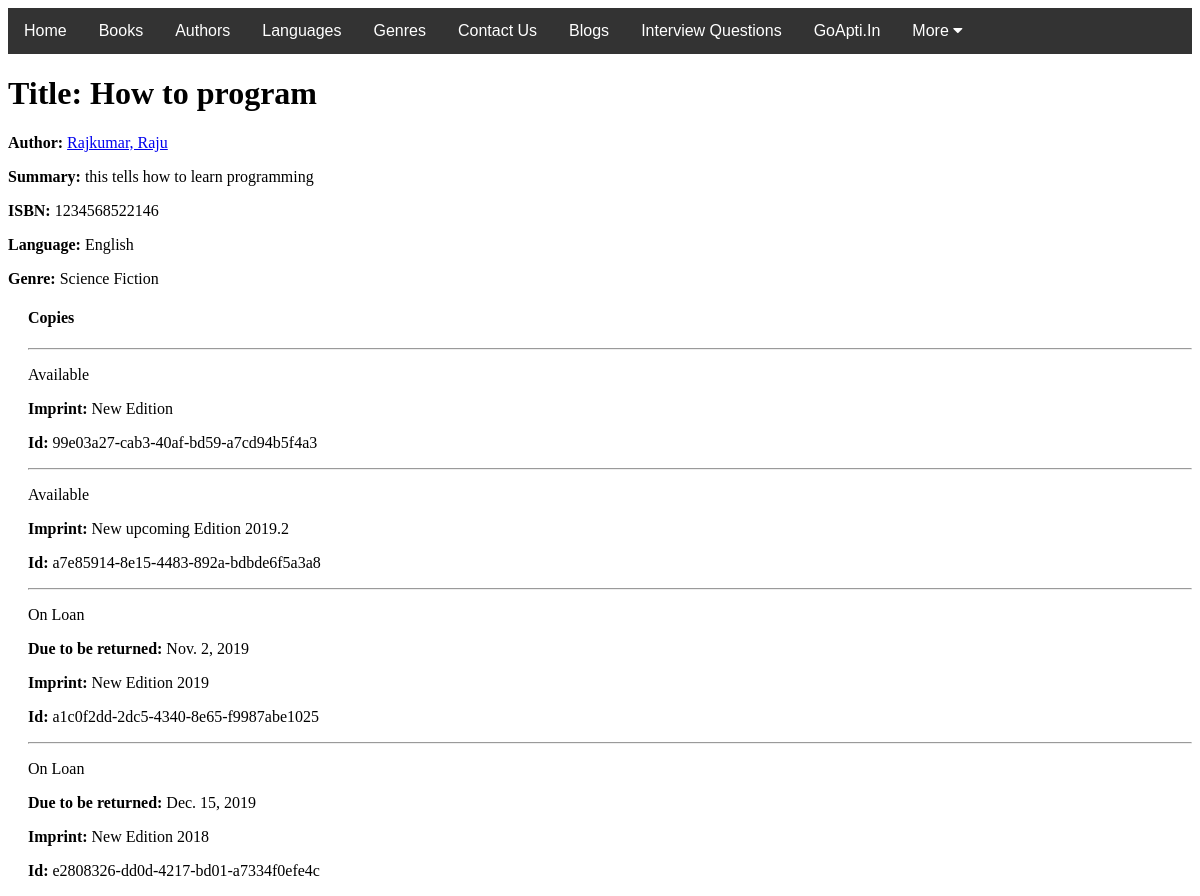
The page /catalog/book/9 on the database its author committed.
### catalog/models.py (models this page shows, shortened)
class Book(models.Model):
    title = models.CharField(max_length=200)
    author = models.ForeignKey('Author', on_delete=models.SET_NULL, null=True)
    summary = models.TextField(max_length=1000, help_text='Enter a brief description os the book')
    isbn = models.CharField('ISBN',max_length=13,help_text='13 Character ISBN number. International Standard Book Number.')
    genre = models.ManyToManyField(Genre, help_text='Select a genre for this Boook')
    language = models.ForeignKey('Language', on_delete=models.SET_NULL, null=True)
    def display_genre(self):
        return ', '.join(genre.name for genre in self.genre.all()[:3])
    display_genre.short_description = 'Genre'

class Author(models.Model):
    first_name = models.CharField(max_length=100)
    last_name = models.CharField(max_length=100)
    date_of_birth = models.DateField(null=True, blank=True)
    date_of_death = models.DateField('Died', null=True, blank=True)
    class Meta:
        ordering = ['first_name', 'last_name']
    def __str__(self):
        return f'{self.first_name}, {self.last_name}'

class Language(models.Model):
    name = models.CharField(max_length=200, help_text="Enter the book's natural language (e.g. English, French, Japanese etc.)")
    def __str__(self):
        return self.name

class Genre(models.Model):
    name = models.CharField(max_length=200, help_text='Enter a book genre (e.g Science Fiction)')
    def __str__(self):
        return self.name

class BookInstance(models.Model):
    id = models.UUIDField(primary_key=True, default=uuid.uuid4, help_text='Unique ID for this Book across whole Library')
    book = models.ForeignKey('Book', on_delete=models.SET_NULL, null=True)
    imprint = models.CharField(max_length=200)
    due_back = models.DateField(null=True, blank=True)
    borrower = models.ForeignKey(User, on_delete=models.SET_NULL, null= True, blank=True)
    LOAN_STATUS = (
        ('m', 'Maintenance'),
        ('o', 'On Loan'),
        ('a', 'Available'),
        ('r','Reserved')
    )
    status = models.CharField(
        max_length=1,
        choices=LOAN_STATUS,
        blank=True,
        default='m',
        help_text='Book Availability',
    )
    class Meta:
        ordering = ['due_back']
        permissions = (("can_mark_returned", "Set book as returned"), )

### catalog/views.py (the view, shortened to what this page needs)
# urls.py: path('book/<int:pk>', views.BookDetailView.as_view(), name='book-detail'),
class BookDetailView(generic.DetailView):                                         # Detailed view of the available books
    model = Book

### catalog/templates/catalog/book_detail.html
{% extends "base_generic.html" %}
{% block content %}
  <h1>Title: {{ book.title }}</h1>
  <p><strong>Author:</strong> <a href="{% url 'author-detail' book.author.pk %}">{{ book.author }}</a></p>
  <p><strong>Summary:</strong> {{ book.summary }}</p>
  <p><strong>ISBN:</strong> {{ book.isbn }}</p>
  <p><strong>Language:</strong> {{ book.language }}</p>
  <p><strong>Genre:</strong> {{ book.genre.all|join:", " }}</p>
  <div style="margin-left:20px;margin-top:20px">
    <h4>Copies</h4>
    {% for copy in book.bookinstance_set.all %}
      <hr>
      <p class="{% if copy.status == 'a' %}text-success{% elif copy.status == 'm' %}text-danger{% else %}text-warning{% endif %}">{{ copy.get_status_display }}</p>
      {% if copy.status != 'a' %}
        <p><strong>Due to be returned:</strong> {{copy.due_back}}</p>
      {% endif %}
      <p><strong>Imprint:</strong> {{copy.imprint}}</p>
      <p class="text-muted"><strong>Id:</strong> {{copy.id}}</p>
    {% endfor %}
  </div>
{% endblock %}

### rows shown on the page
Book: title "How to program", author "Rajkumar, Raju", summary "this tells how to learn programming", isbn "1234568522146", language "English", genre.all "Science Fiction"
BookInstance: status "Available", imprint "New Edition", id "99e03a27-cab3-40af-bd59-a7cd94b5f4a3"
BookInstance: status "Available", imprint "New upcoming Edition 2019.2", id "a7e85914-8e15-4483-892a-bdbde6f5a3a8"
BookInstance: status "On Loan", due_back "Nov. 2, 2019", imprint "New Edition 2019", id "a1c0f2dd-2dc5-4340-8e65-f9987abe1025"
BookInstance: status "On Loan", due_back "Dec. 15, 2019", imprint "New Edition 2018", id "e2808326-dd0d-4217-bd01-a7334f0efe4c"
